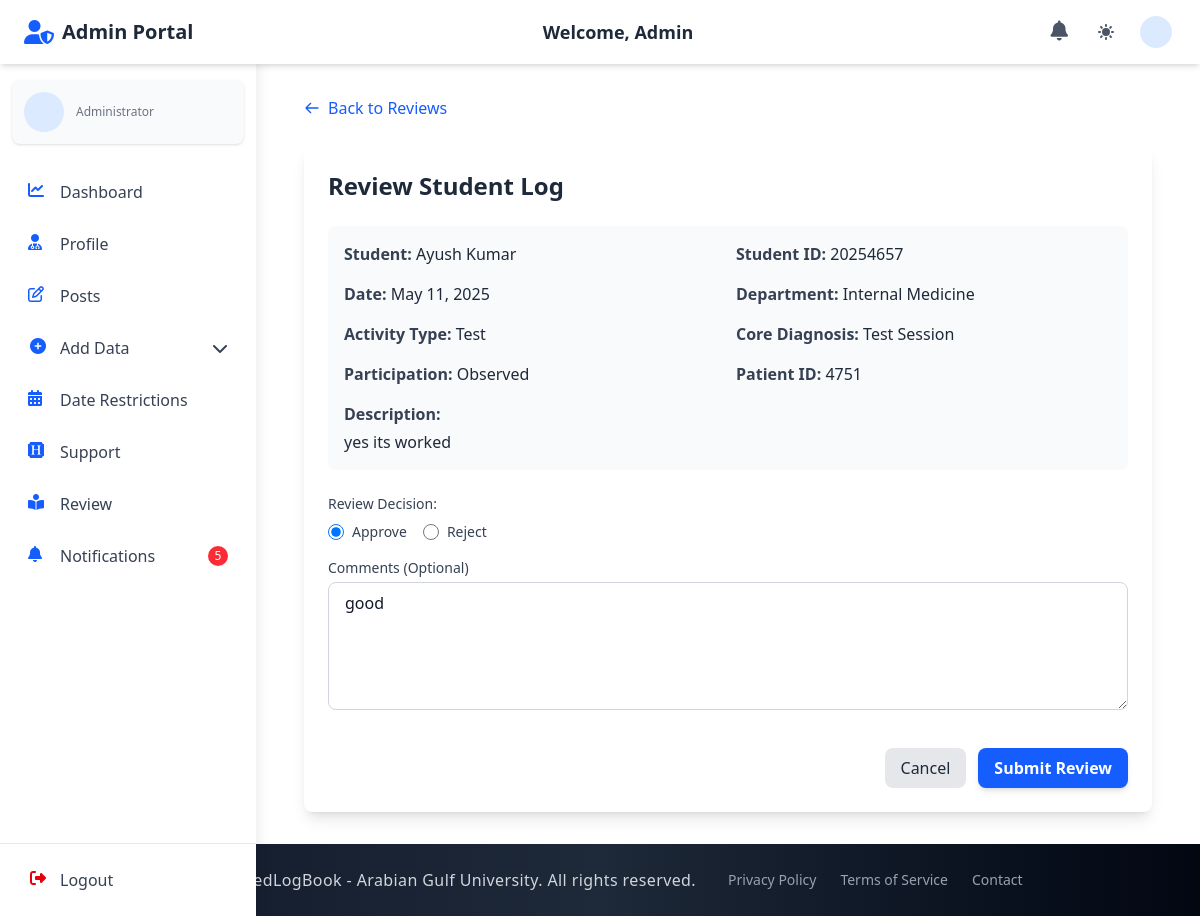
The app's page /admin_section/review-log/3/ (signed in) with its own data.
### student_section/models.py (models this page shows, shortened)
class StudentLogFormModel(models.Model):
    student = models.ForeignKey(Student, on_delete=models.CASCADE, related_name='log_forms')
    date = models.DateField()
    log_year = models.ForeignKey(LogYear, on_delete=models.CASCADE)
    log_year_section = models.ForeignKey(LogYearSection, on_delete=models.CASCADE)
    group = models.ForeignKey(Group, on_delete=models.CASCADE)
    department = models.ForeignKey(Department, on_delete=models.CASCADE)  # Changed from department to departments
    tutor = models.ForeignKey(Doctor, on_delete=models.CASCADE, related_name='supervised_logs')
    training_site = models.ForeignKey(TrainingSite, on_delete=models.CASCADE)
    activity_type = models.ForeignKey(ActivityType, on_delete=models.CASCADE)
    core_diagnosis = models.ForeignKey(
        CoreDiaProSession,
        on_delete=models.CASCADE,
        related_name='log_forms'
    )
    patient_id = models.CharField(max_length=4, blank=True)
    patient_age = models.CharField(max_length=3, blank=True, null=True)
    patient_gender = models.CharField(max_length=10, blank=True, null=True,
                                     choices=[('Male', 'Male'), ('Female', 'Female')])
    description = models.TextField(blank=True)
    PARTICIPATION_CHOICES = [
        ("Observed", "Observed"),
        ("Assisted", "Assisted")
    ]
    participation_type = models.CharField(
        max_length=50,
        choices=PARTICIPATION_CHOICES
    )
    created_at = models.DateTimeField(auto_now_add=True)
    updated_at = models.DateTimeField(auto_now=True)
    is_reviewed = models.BooleanField(default=False)
    review_date = models.DateTimeField(null=True, blank=True)
    reviewer_comments = models.TextField(blank=True)
    review_deadline = models.DateTimeField(null=True, blank=True, help_text="Deadline by which the doctor must review this log")
    class Meta:
        ordering = ['-date', '-created_at']
        verbose_name = "Student Log Form"
        verbose_name_plural = "Student Log Forms"

### accounts/models.py (models this page shows, shortened)
class Student(models.Model):
    user = models.OneToOneField(
        CustomUser, on_delete=models.CASCADE, related_name="student"
    )
    student_id = models.CharField(max_length=30, unique=True)
    group = models.ForeignKey(
        "admin_section.Group",
        on_delete=models.SET_NULL,
        null=True,
        blank=True,
        related_name="students",
    )

class CustomUser(AbstractUser):
    email = models.EmailField(unique=True)
    first_name = models.CharField(max_length=150, blank=True)
    last_name = models.CharField(max_length=150, blank=True)
    profile_photo = models.ImageField(
        upload_to="profiles/", blank=True, null=True, default="profiles/default.jpg"
    )
    city = models.CharField(max_length=100, blank=True)
    country = models.CharField(max_length=100, blank=True)
    phone_no = models.CharField(max_length=20, blank=True)
    bio = models.TextField(blank=True)
    speciality = models.CharField(max_length=100, blank=True)
    ROLE_CHOICES = (
        ("student", "Student"),
        ("doctor", "Doctor"),
        ("staff", "Staff"),
        ("admin", "Admin"),
    )
    role = models.CharField(max_length=10, choices=ROLE_CHOICES, default="student")
    groups = models.ManyToManyField(
        "auth.Group", related_name="customuser_groups", blank=True
    )
    user_permissions = models.ManyToManyField(
        "auth.Permission", related_name="customuser_permissions", blank=True
    )
    USERNAME_FIELD = "email"
    REQUIRED_FIELDS = ["username"]

### admin_section/models.py (models this page shows, shortened)
class Department(models.Model):
    name = models.CharField(max_length=50)
    log_year = models.ForeignKey(LogYear, on_delete=models.CASCADE, related_name="department_log_year")
    log_year_section = models.ForeignKey(
        LogYearSection,
        on_delete=models.SET_NULL,
        null=True,
        blank=True,
        related_name="department_log_year_section",
        db_index=True,
    )

class ActivityType(models.Model):
    name = models.CharField(max_length=100)
    department = models.ForeignKey(Department, on_delete=models.CASCADE, related_name="activity_types")
    class Meta:
        unique_together = ["name", "department"]

class CoreDiaProSession(models.Model):
    name = models.CharField(max_length=200)
    activity_type = models.ForeignKey(ActivityType, on_delete=models.CASCADE, related_name="core_dia_pro_sessions")
    department = models.ForeignKey(Department, on_delete=models.CASCADE, related_name="core_dia_pro_sessions")
    class Meta:
        verbose_name = "Core Diagnosis Procedure Session"
        verbose_name_plural = "Core Diagnosis Procedure Sessions"

### admin_section/views.py (the view)
# urls.py: path("review-log/<int:log_id>/", views.review_log, name="review_log"),
@login_required
def review_log(request, log_id):
    log = get_object_or_404(StudentLogFormModel, id=log_id)
    if request.method == 'POST':
        form = LogReviewForm(request.POST, instance=log)
        if form.is_valid():
            log_entry = form.save(commit=False)
            is_approved = form.cleaned_data['is_approved']
            log_entry.is_reviewed = True
            if is_approved == 'False':
                prefix = "REJECTED: "
                if not log_entry.reviewer_comments.startswith(prefix):
                    log_entry.reviewer_comments = prefix + log_entry.reviewer_comments
            log_entry.review_date = timezone.now()
            log_entry.save()
            messages.success(request, f"Log entry has been {'approved' if is_approved == 'True' else 'rejected'}.")
            return redirect('admin_section:admin_reviews')
    else:
        form = LogReviewForm(instance=log)
    context = {
        'form': form,
        'log': log,
    }
    return render(request, 'admin_section/admin_review_log.html', context)

### doctor_section/forms.py
class LogReviewForm(forms.ModelForm):
    REVIEW_CHOICES = [
        (True, 'Approve'),
        (False, 'Reject')
    ]
    is_approved = forms.ChoiceField(
        choices=REVIEW_CHOICES,
        widget=forms.RadioSelect(attrs={'class': 'mr-2'}),
        initial=True,
        required=True
    )
    class Meta:
        model = StudentLogFormModel
        fields = ['reviewer_comments']
        widgets = {
            'reviewer_comments': forms.Textarea(
                attrs={
                    'class': 'w-full px-4 py-2 rounded-lg border border-gray-300 focus:outline-none focus:ring-2 focus:ring-blue-500 dark:bg-gray-700 dark:border-gray-600 dark:text-white h-32',
                    'placeholder': 'Enter your comments (optional)',
                }
            ),
        }

### admin_section/context_processors.py (called while the page is built)
def admin_notification_count(request):
    if request.user.is_authenticated and request.user.role == 'admin':
        try:
            admin_unread_notifications_count = AdminNotification.objects.filter(recipient=request.user, is_read=False).count()
            return {'admin_unread_notifications_count': admin_unread_notifications_count}
        except:
            pass
    return {'admin_unread_notifications_count': 0}

### doctor_section/context_processors.py (called while the page is built, shortened)
def notification_count(request):
    return {'unread_notifications_count': 0}

### staff_section/context_processors.py (called while the page is built, shortened)
def staff_notification_count(request):
    return {'staff_unread_notifications_count': 0}

### student_section/context_processors.py (called while the page is built, shortened)
def student_notification_count(request):
    return {'student_unread_notifications_count': 0}

### admin_section/templates/admin_section/admin_review_log.html (shortened to what this page needs)
{% extends 'base.html' %}
{% block navbar %}
  {% include 'components/admin_auth_navbar.html' %}
{% endblock %}
{% block content %}
  <div class="container mx-auto px-4 py-8">
    <div class="mb-6">
      <a href="{% url 'admin_section:admin_reviews' %}" class="inline-flex items-center text-blue-600 hover:text-blue-800 dark:text-blue-400 dark:hover:text-blue-300">
        <svg class="w-4 h-4 mr-2" fill="none" stroke="currentColor" viewBox="0 0 24 24" xmlns="http://www.w3.org/2000/svg">
          <path stroke-linecap="round" stroke-linejoin="round" stroke-width="2" d="M10 19l-7-7m0 0l7-7m-7 7h18"></path>
        </svg>
        Back to Reviews
      </a>
    </div>
    <div class="bg-white dark:bg-gray-800 rounded-lg shadow-lg p-6">
      <h2 class="text-2xl font-bold mb-6 text-gray-800 dark:text-white">Review Student Log</h2>
      <div class="mb-6 p-4 bg-gray-50 dark:bg-gray-700 rounded-lg">
        <div class="grid grid-cols-1 md:grid-cols-2 gap-4 mb-4">
          <div>
            <span class="font-semibold text-gray-700 dark:text-gray-300">Student:</span>
            <span class="text-gray-800 dark:text-white">{{ log.student.user.get_full_name }}</span>
          </div>
          <div>
            <span class="font-semibold text-gray-700 dark:text-gray-300">Student ID:</span>
            <span class="text-gray-800 dark:text-white">{{ log.student.student_id }}</span>
          </div>
          <div>
            <span class="font-semibold text-gray-700 dark:text-gray-300">Date:</span>
            <span class="text-gray-800 dark:text-white">{{ log.date }}</span>
          </div>
          <div>
            <span class="font-semibold text-gray-700 dark:text-gray-300">Department:</span>
            <span class="text-gray-800 dark:text-white">{{ log.department.name }}</span>
          </div>
          <div>
            <span class="font-semibold text-gray-700 dark:text-gray-300">Activity Type:</span>
            <span class="text-gray-800 dark:text-white">{{ log.activity_type.name }}</span>
          </div>
          <div>
            <span class="font-semibold text-gray-700 dark:text-gray-300">Core Diagnosis:</span>
            <span class="text-gray-800 dark:text-white">{{ log.core_diagnosis.name }}</span>
          </div>
          <div>
            <span class="font-semibold text-gray-700 dark:text-gray-300">Participation:</span>
            <span class="text-gray-800 dark:text-white">{{ log.participation_type }}</span>
          </div>
          <div>
            <span class="font-semibold text-gray-700 dark:text-gray-300">Patient ID:</span>
            <span class="text-gray-800 dark:text-white">{{ log.patient_id }}</span>
          </div>
        </div>
        <div>
          <span class="font-semibold text-gray-700 dark:text-gray-300">Description:</span>
          <p class="mt-1 text-gray-800 dark:text-white">{{ log.description }}</p>
        </div>
      </div>
      <form method="post" class="space-y-4">
        <div class="mb-4">
          <label class="block text-sm font-medium text-gray-700 dark:text-gray-300 mb-2">Review Decision:</label>
          <div class="flex space-x-4">
            {% for value, text in form.is_approved.field.choices %}
              <div class="flex items-center">
                <input type="radio" name="is_approved" id="id_is_approved_{{ forloop.counter0 }}" value="{{ value }}"
                       class="h-4 w-4 text-blue-600 focus:ring-blue-500 border-gray-300 rounded"
                       {% if form.is_approved.value == value %}checked{% endif %}>
                <label for="id_is_approved_{{ forloop.counter0 }}" class="ml-2 block text-sm text-gray-700 dark:text-gray-300">
                  {{ text }}
                </label>
              </div>
            {% endfor %}
          </div>
        </div>
        <div>
          <label for="id_reviewer_comments" class="block text-sm font-medium text-gray-700 dark:text-gray-300 mb-1">Comments (Optional)</label>
          {{ form.reviewer_comments }}
        </div>
        <div class="pt-4 flex justify-end space-x-3">
          <a href="{% url 'admin_section:admin_reviews' %}" class="py-2 px-4 bg-gray-200 text-gray-800 dark:bg-gray-700 dark:text-white rounded-lg hover:bg-gray-300 dark:hover:bg-gray-600 transition-colors duration-200">
            Cancel
          </a>
          <button type="submit" class="py-2 px-4 bg-blue-600 hover:bg-blue-700 text-white font-semibold rounded-lg shadow-md focus:outline-none focus:ring-2 focus:ring-blue-500 focus:ring-opacity-75 transition-colors duration-200">
            Submit Review
          </button>
        </div>
      </form>
    </div>
  </div>
{% endblock %}

### records on screen
StudentLogFormModel: student.user.get_full_name "Ayush Kumar", student.student_id "20254657", date "May 11, 2025", department.name "Internal Medicine", activity_type.name "Test", core_diagnosis.name "Test Session", participation_type "Observed", patient_id "4751", description "yes its worked", reviewer_comments "good"

### other values on screen
{{ admin_unread_notifications_count }} "5"
{{ text }} "Approve" "Reject"
